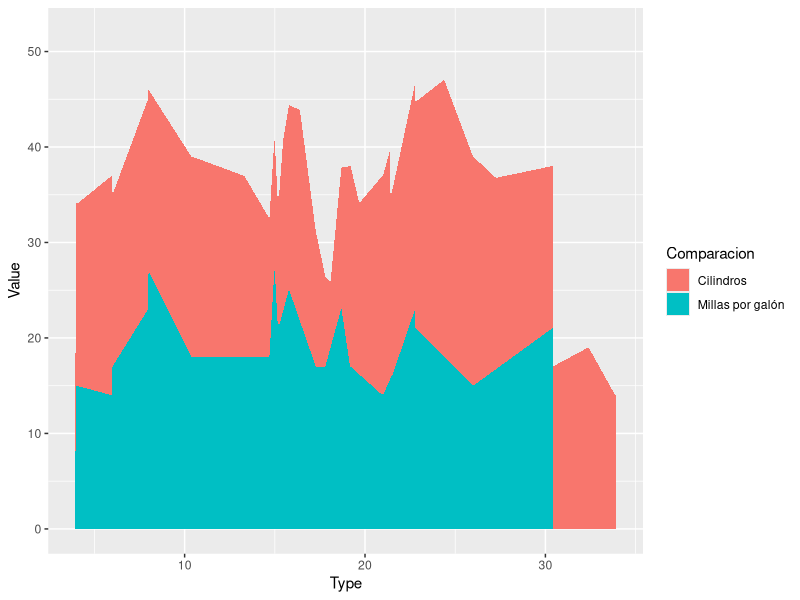

R code for this plot:
library(ggplot2)
data.set <- data.frame(
  Type = c(rep(mtcars$mpg, 2),rep(mtcars$cyl, 2)),
  Comparacion = rep(c('Millas por galón', 'Cilindros'), 2),
  Value = rpois(32, 20)
)

qplot(Type, Value, data = data.set, fill = Comparacion, geom = "area")
